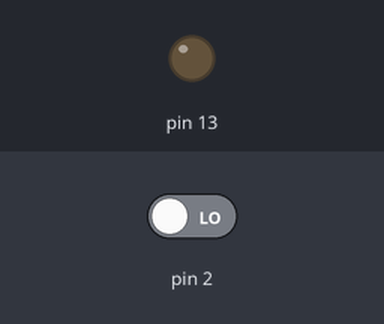
A sketch run on a simulated Arduino Uno, built with avr-gcc and run on an emulated ATmega328P. Shown: output pins drawn as LEDs (lit = HIGH). The test bench sets the inputs (shaded band); at power-on: pin 2 LOW.

Above: at 1.2 s.
1.3 s: pin 2 driven HIGH
At 2.0 s:
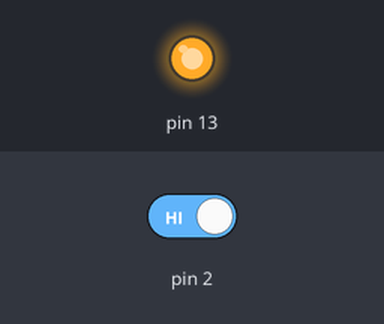
2.8 s: pin 2 driven LOW
At 4.3 s:
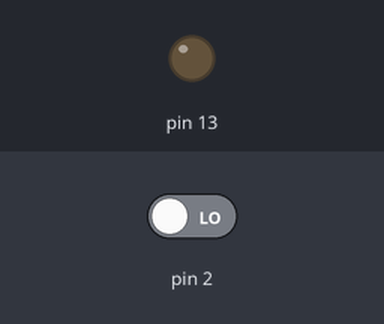
Timing chart, 0 to 5.8 s (numbered marks = the images above; inputs shaded):
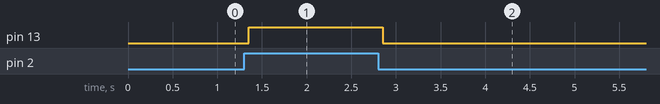

The sketch:

DebounceButton.ino
```cpp
//Debounce

//Button PIN =2;
//LED inserted in PIN 13

int ledState = HIGH;
int buttonState;
int lastButtonState = LOW;

long lastDebounceTime = 0;
long debounceDelay = 50;

void setup() {
  pinMode(2, INPUT);
  pinMode(13, OUTPUT);

}

void loop() {
  //read the state of the switch into a local variable
  int reading = digitalRead(2);

  if(reading != lastButtonState)
  {
    lastDebounceTime = millis();
  }

  if((millis() - lastDebounceTime) > debounceDelay)
  {
    buttonState = reading;
  }

  digitalWrite(13, buttonState);
  lastButtonState = reading;

}
```

Measured:
- after the input at 1.3 s, pin 13: LOW → HIGH after 0.05 s
- after the input at 2.8 s, pin 13: HIGH → LOW after 0.05 s
